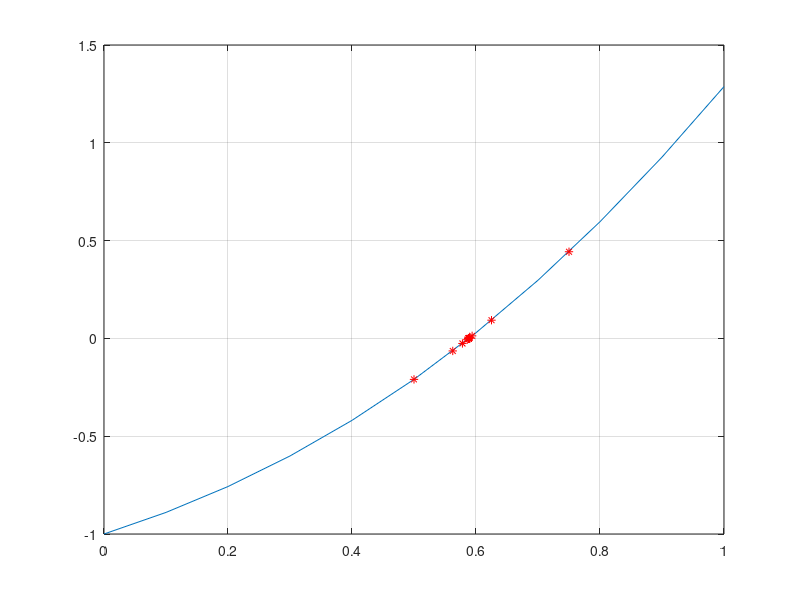

MATLAB code for this plot:
function bissecao
clear
clc
format long
erro = 10^-6;
a = 0;
b = 1;

x=[a:0.1:b];
y=funcao(x);
plot(x,y);
grid
hold on

fa = funcao(a);
fb = funcao(b);
k=0;
fxm = 1;

while abs(fxm) > erro
    k = k+1;
    xm = (a+b)/2;
    fxm = funcao(xm);
    plot(xm,fxm,'r*')
    if fa*fxm < 0
       b = xm;
    else
       a = xm;
       fa = fxm;
    end
    %xms(k) = xm;
end

xm
k
fxm

function y=funcao(x)
    y=exp(x).*sin(x)-1;
end

end
